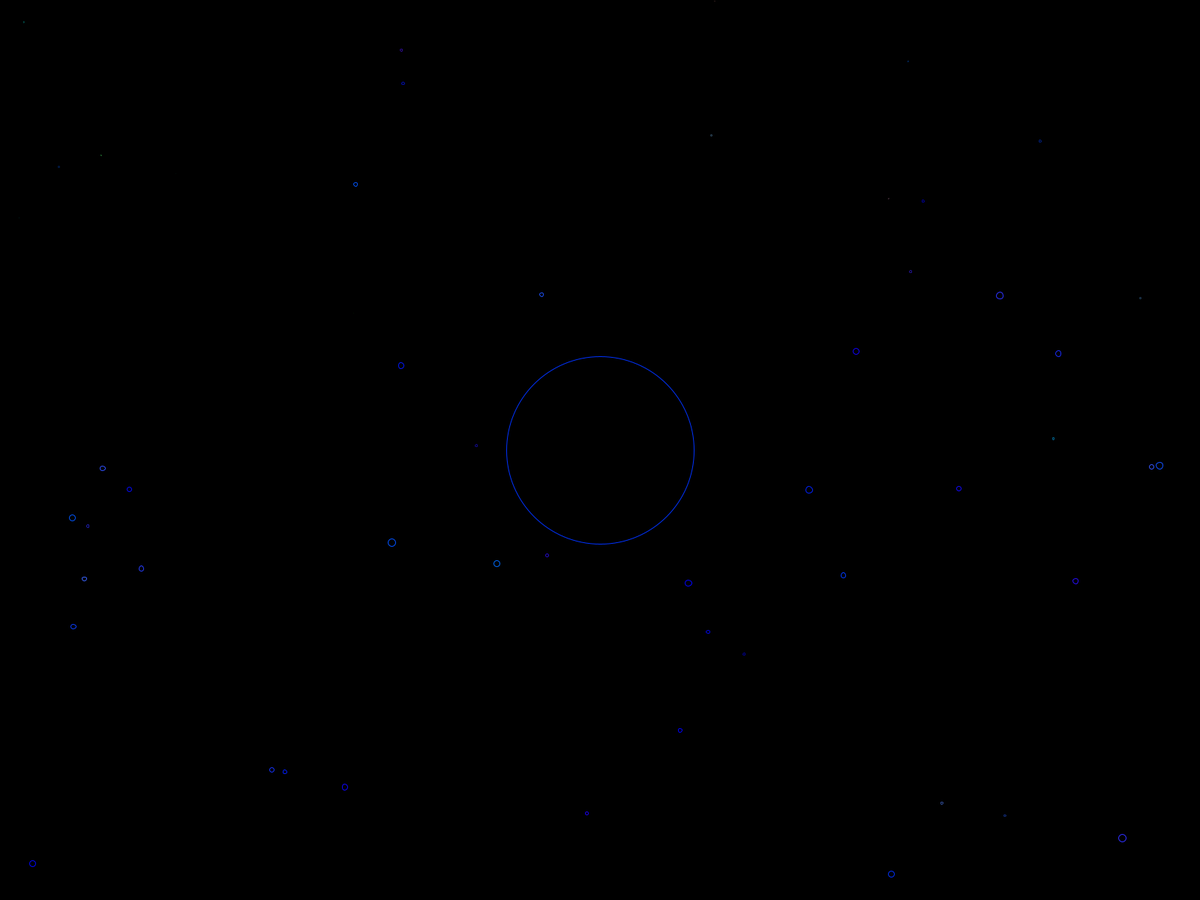
Frame 1 (no input)
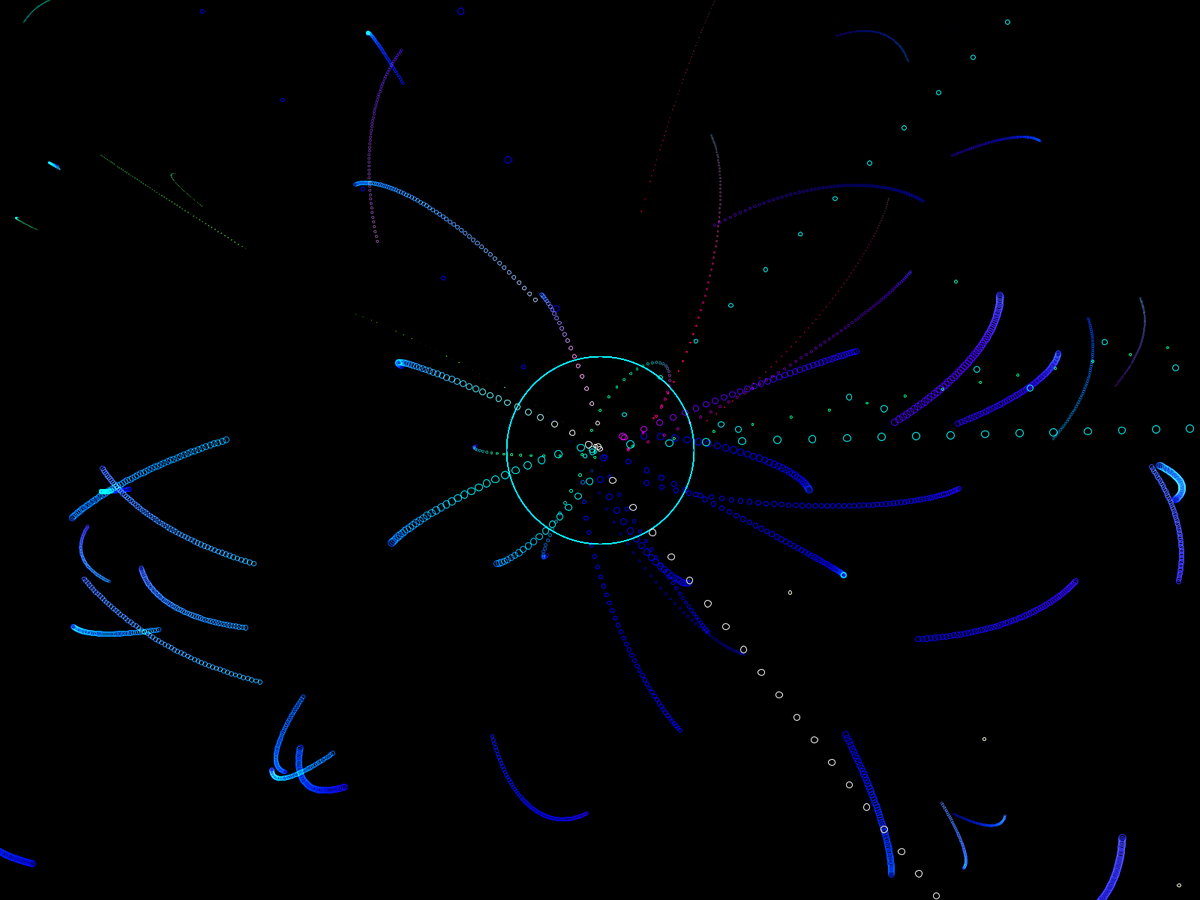
Frame 60 (the mouse pressed at the canvas centre just before this capture)
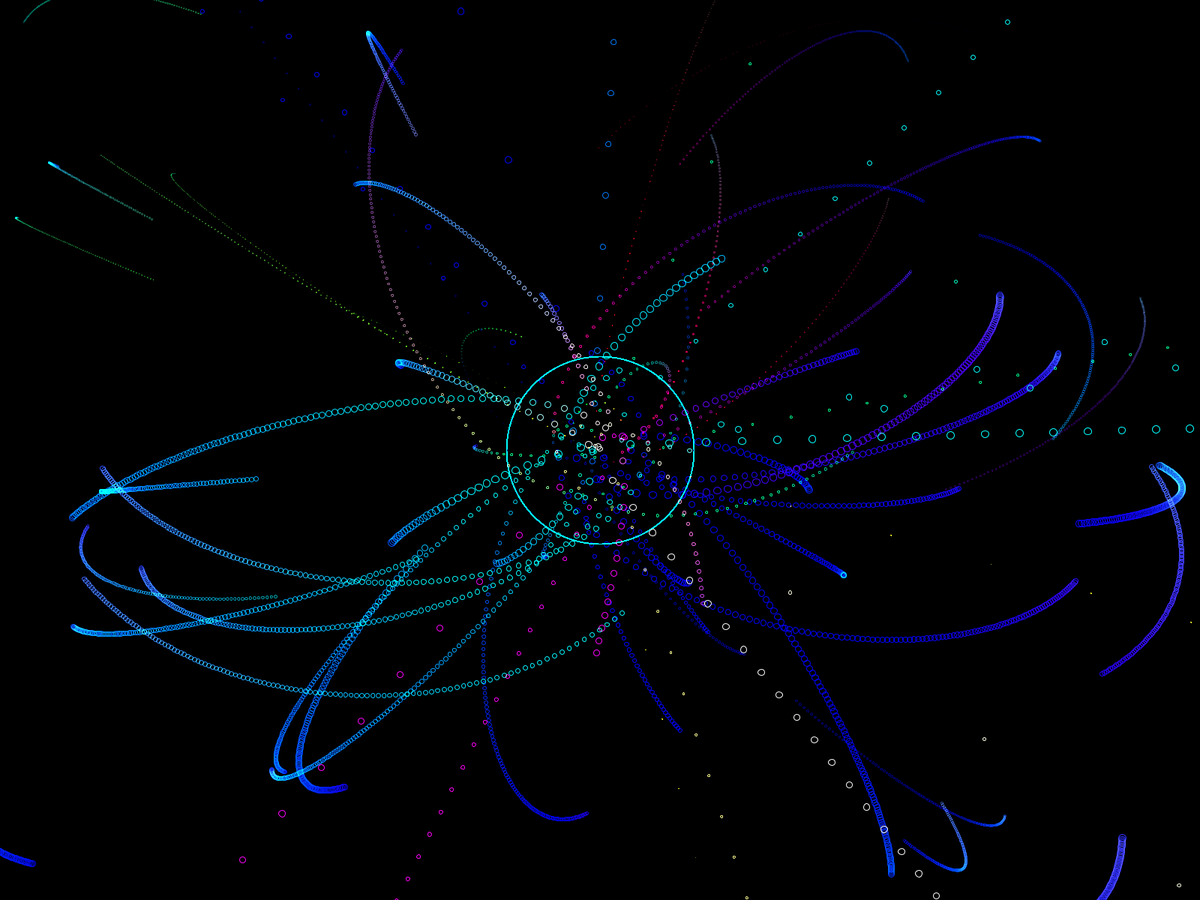
Frame 120 (the mouse held since frame 60 and released just before this capture)

The Processing sketch that drew these frames (run headless with seeded random() and noise(); from frame 60 on, the mouse is pressed at the canvas centre):

// Processing sketch: gravity2
// ── gravity2.pde
//import android.view.MotionEvent;
//add destroy if run into
int size = 55;
ArrayList grav = new ArrayList();
void setup() {
  blendMode(ADD);
  fullScreen();
  grav.add(new Particle(width/2,height/2));
  ((Particle)grav.get(0)).size2 = 12500;
  ((Particle)grav.get(0)).velX = 0;
   ((Particle)grav.get(0)).velY = 0;
  for(int i = 0; size > i; i++) {
    grav.add(new Particle(random(width),random(height)));
  } 
  background(0);
}
float[] points = {};
void draw() {
  
   float[] p = {mouseX,mouseY};
    points = p;
    
  
  //background(0);
  for (int i = 0; size > i; i++) {
     ((Particle)grav.get(i)).update(grav);
  }
   for (int i = 0; size > i; i++) {
     ((Particle)grav.get(i)).move();
  }
}
class Particle {
  float x,y;
  float b = 3;
  float velX = random(-1,1)*b;
  float velY = random(-1,1)*b;
  float size2;
  float multi = 1;
  Particle(float x_, float y_) {
    
 
    size2 = random(5,500);
   
    x = x_;
    y = y_;
  }
  void move() {
     x += velX;
    y += velY;
  }
  void update(ArrayList points) {
    noFill();
    int i = 0;
      
      float[] xy = getXY(x,y,((Particle)points.get(i)).x,((Particle)points.get(i)).y);
      float a = dist(x,y,((Particle)points.get(i)).x,((Particle)points.get(i)).y);

 
   float constant = 1.95 ;
   float val = constant*((Particle)points.get(i)).size2/(a*a);
   //float val = points[i].size2*size2/(a*a) * constant;
  //calc
  
  
  
  if (size2 != 12500) {
    velX += xy[0] *val ;
    velY += (xy[1] * val);
  }
    
    
    
    
    //size2 += 0.01;
   
    //velX *= .999;
    //velY *= .999;
    
   
    
    float speed = (abs(velX) + abs(velY)) * 20;
    /*
    if (x > width || x < 0) {
      velX *= -.5;
    }
    if (y > height || y < 0) {
      velY *= -.5;
    }
    */
    
    stroke(velY*20,velX*20 + 50,size2);
   
   
    ellipse(x,y,size2/50,size2/50);
   

    
  }
}
float[] getXY(float x, float y, float x2, float y2) {
  PVector a = new PVector(x,y);
  PVector b = new PVector(x2,y2);
  PVector ts = b.sub(a).normalize();
  float[] temp = {ts.x,ts.y};
  return temp;
}
